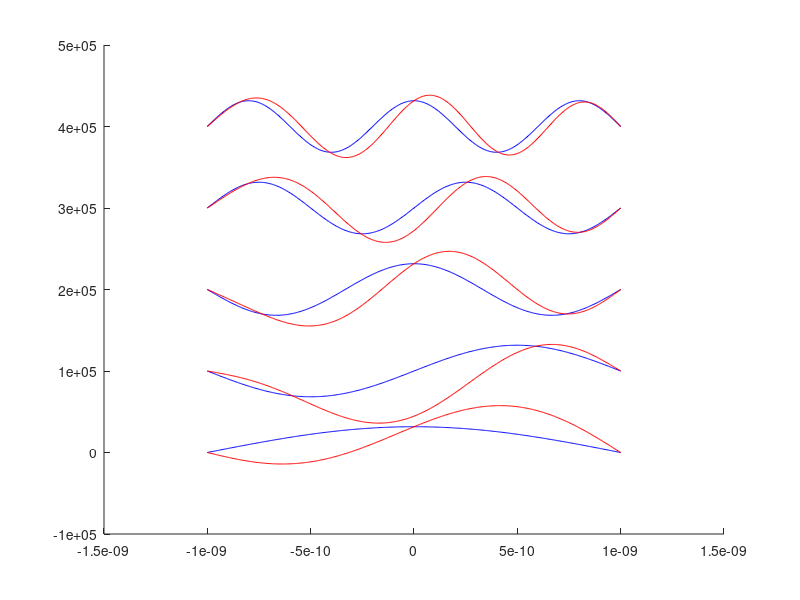
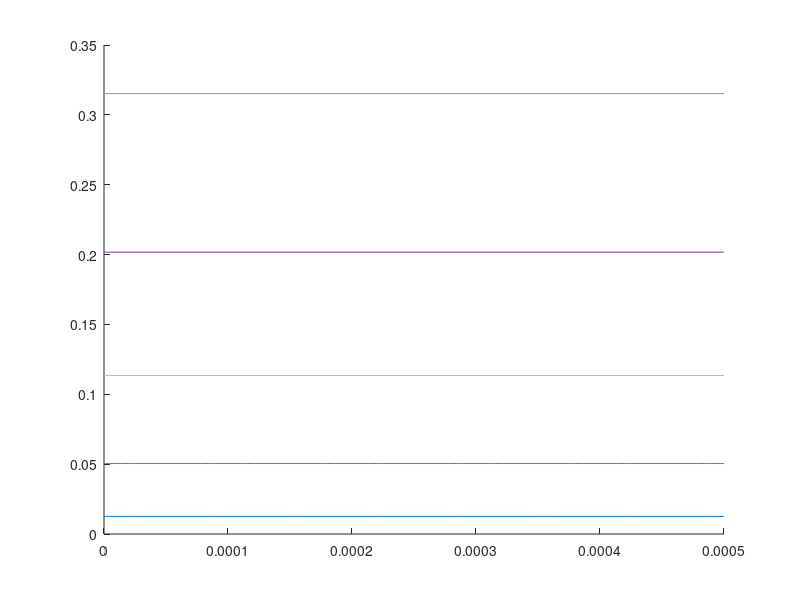

MATLAB code to generate these figures, in order:
% Soll grafik 1: Psi(x)
% Variablen:
%	l
%	x
%	epsilon (= 1)
%	n
%	Psi(x)
% Ausgabe in PS und PDF

% Soll grafik 2: E(n, a)
% Variablen:
%	l
%	epsilon
%	n
%	E(n, a)
% Ausgabe in PS und PDF

%-----Variabeln-----
l = 10^-9;
xSteps = 225;
delta = (l/xSteps);
%x = -l*1.5 : delta : +l*1.5;
x = -l : delta : +l;
n = 1 : 200;
nPlot = 1 : 5;
kurvenVersatz = 1e5
%n = [1, 2];

%-----Verarbeitung-----
m = 9.10938291*10^-31;		% Elektronenmasse
h = 6062606957*10^-34;		% Planck-Konstante
hQuer = h/2*pi;
E = zeros(1, length(n));
Psi = zeros(length(n), length(x));
for ln = n
    E(ln) = h^2*ln^2 / (32*m*l^2);
    %k = sqrt(2*m*E/(hQuer^2));
    %k = ln*pi*x / (2*l);
    k = pi/l * (n+1/2);
    LamdaP = 1i*k;
    LamdaN = -LamdaP;
    %y = (exp(LamdaP(ln)*x) + (-1)^(ln+1).*exp(LamdaN(ln)*x)) ./ (2*1i^(ln+1));
    if mod(ln, 2) == 0
        y = sin(ln*pi*x/(2*l));
    else
        y = cos(ln*pi*x/(2*l));
    end
    Psi(ln,1:length(x)) = 1/sqrt(l) .* y;
end






%-----Verarbeitung gestört-----
gamma = 0;
epsilon = 5* 10^-4;
E1_k = zeros(1, length(n));
H1 = x * -1;
PsiG = zeros(length(n), length(x));

for ln = n
	E1_k(ln) = dot(Psi(ln, :), H1.*Psi(ln, :));
	
	psi1_l = zeros(1, length(x));

	k = ln;
	for l = n % + ceil(l/2)
		if l ~= k
%			psi0_l = sum(~Psi(l, :).*H1.*Psi(k, :).*delta) / (E(k)-E(l));
			psi0_l = dot(Psi(l, :), H1.*Psi(k, :)) / (E(k)-E(l));
			psi1_l = psi1_l + psi0_l .* Psi(l, :);
		end
	end
	
	PsiG(ln, 1:length(x)) = (1+1i*epsilon*gamma).*Psi(ln, 1:length(x)) ...
													+ epsilon.*psi1_l;
end






%-----Plot grafik 1: Psi(x)-----
clf('reset')			% clear figure
hold on;

s = zeros(1, length(n));
for ln = nPlot		% ungestoerter Plot
	%plot(x, Psi(ln, :) + (ln-1)*2e05, 'Color', 'black')		% Psi
    plot(x, Psi(ln, :) +(ln-1)*kurvenVersatz, 'Color', 'blue')		% Psi

	s(ln) = sum(Psi(ln, :).^2.*delta);
end

% print('Psi_ungestoert', '-depsc', '-noui')
% print('Psi_ungestoert', '-dpdf', '-noui')

% figure
% hold on;

sG = zeros(1, length(n));
for ln = nPlot		% gestoerter Plot
	%plot(x, PsiG(ln, 1:length(x)) + (ln-1)*2e05, 'Color', 'red')		% Psi
    plot(x, PsiG(ln, 1:length(x)) + (ln-1)*kurvenVersatz, 'Color', 'red')		% Psi

	sG(ln) = sum(PsiG(ln, :).^2.*delta);
end

% print('Psi_gestoert', '-depsc', '-noui')
print('Psi_gestoert', '-dpdf', '-noui')

%-----Plot grafik 2: E(n, a)-----
figure
hold on;
%epsilon = 3 *10^12
xEpsilon = 0 : epsilon / xSteps : epsilon;
for ln = nPlot		% Energie Plot
	plot(xEpsilon, E(ln) + xEpsilon*E1_k(ln))		% Psis
end

%print('Energie_gestoert', '-depsc', '-noui')
print('Energie_gestoert', '-dpdf', '-noui')

hold off
